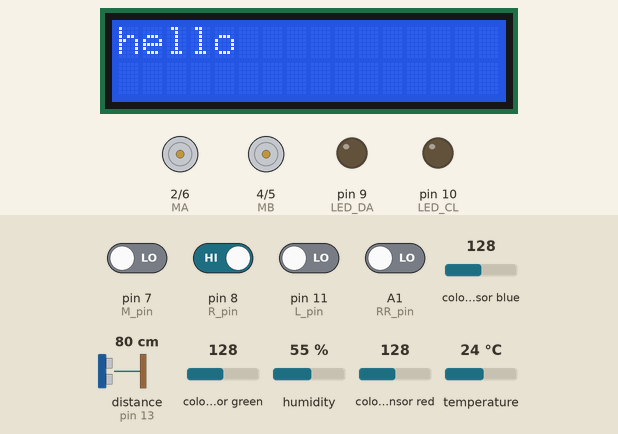
Bench run of a sketch on a simulated Arduino Uno, built with avr-gcc and run on an emulated ATmega328P. On the bench: 16×2 character LCD, direction and speed pins drawn as motors (green arrow = direction pin HIGH = forward, orange = LOW = backward, longer = more drive), output pins drawn as LEDs (lit = HIGH). Inputs (shaded band) come from the test bench; at power-on: pin 8 (R_pin) HIGH, A1 (RR_pin), pin 7 (M_pin), pin 11 (L_pin) LOW, temperature 24 °C, colour sensor blue 128, distance to the obstacle (sensor on pin 13) 80 cm, colour sensor green 128, humidity 55 %, colour sensor red 128. The echo pulse lasts 58.3 µs per cm; pins used as bus, display or sensor lines are not drawn; what the sketch prints to the serial monitor is not drawn.

Above: at 0.1 s.
4.3 s: pin 8 (R_pin) driven LOW
At 5.5 s:
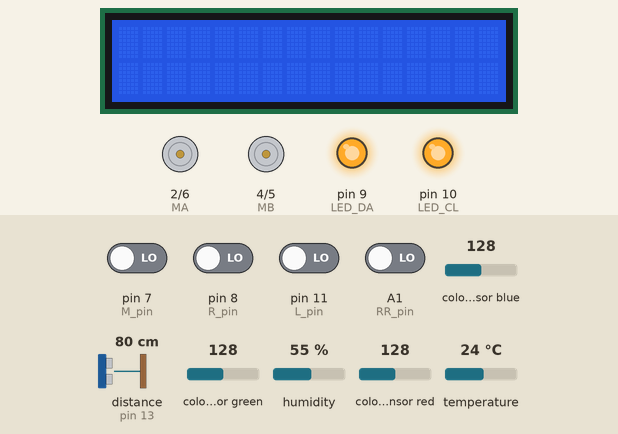
5.8 s: pin 7 (M_pin) driven HIGH
At 6.7 s:
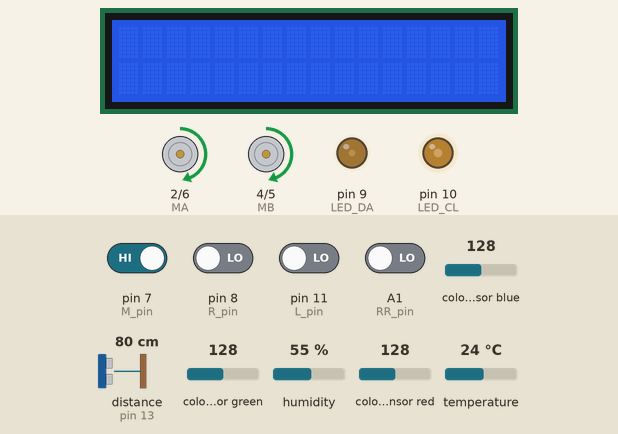
7.3 s: A1 (RR_pin) driven HIGH
At 8.3 s:
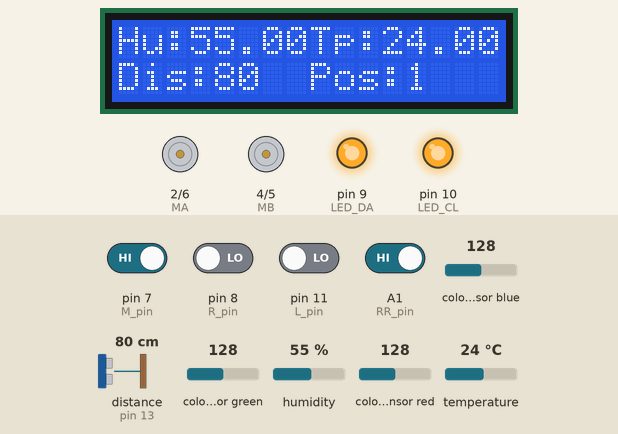
8.9 s: temperature set to 0 °C
At 11.7 s:
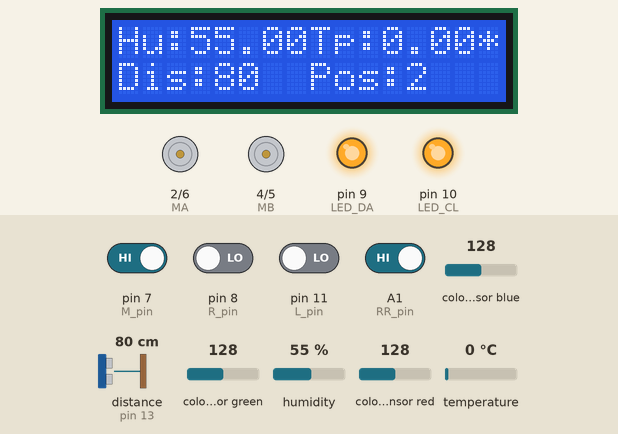
11.9 s: pin 11 (L_pin) driven HIGH
At 14.32 s:
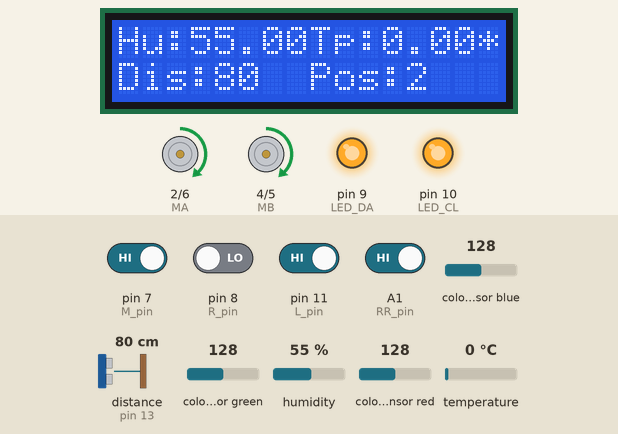
14.9 s: pin 8 (R_pin) driven HIGH
At 16.1 s:
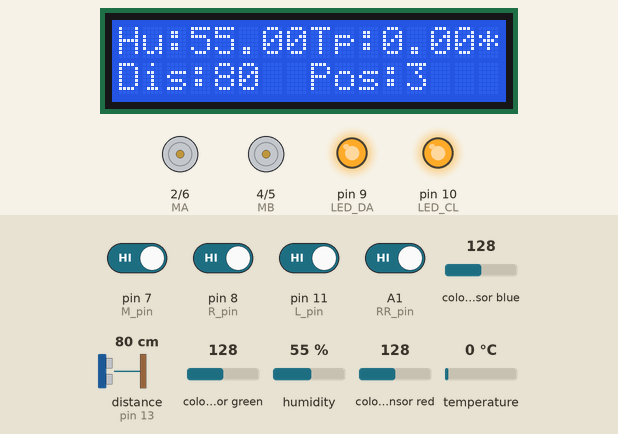
Timing chart, 0 to 17.5 s (numbered marks = the images above; inputs shaded):
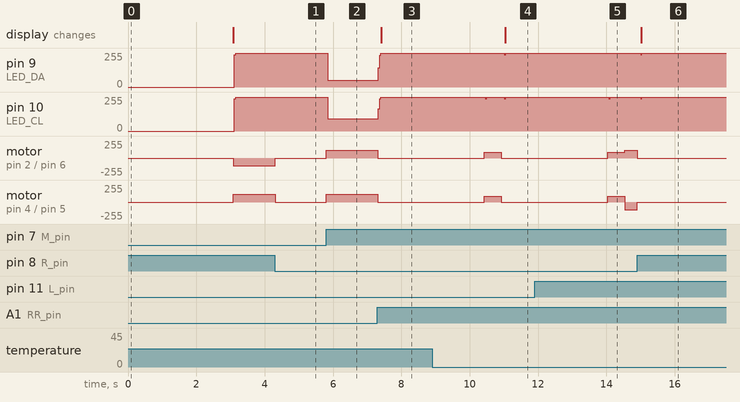

The sketch:

warehouse_robot.ino
```cpp
#include "pin.h"
#include "function.h"

#include <DHT.h>
#include <LiquidCrystal_I2C.h>
#include <Adafruit_TCS34725.h>

Adafruit_TCS34725 tcs(TCS34725_INTEGRATIONTIME_50MS, TCS34725_GAIN_4X);
LiquidCrystal_I2C lcd(0x27, 16, 2);
DHT dht(DHT_PIN, DHT11);

//---------------------------LED显示屏点阵数据初始化---------------------------------
unsigned char smile[] = { 0x00, 0x00, 0x1c, 0x02, 0x02, 0x02, 0x5c, 0x40, 0x40, 0x5c, 0x02, 0x02, 0x02, 0x1c, 0x00, 0x00 };
unsigned char number1[] = {0x00, 0x00, 0x00, 0x00, 0x00, 0x82, 0x81, 0xFF, 0xFF, 0x80, 0x80, 0x00, 0x00, 0x00, 0x00, 0x00};
unsigned char number2[] = {0x00, 0x00, 0x00, 0x86, 0xC7, 0xE3, 0xE3, 0xB1, 0x9B, 0x9F, 0xCF, 0xC6, 0x00, 0x00, 0x00, 0x00};
unsigned char clears[] = {0x00, 0x00, 0x00, 0x00, 0x00, 0x00, 0x00, 0x00, 0x00, 0x00, 0x00, 0x00, 0x00, 0x00, 0x00, 0x00};
unsigned char color1[]  = {0x00, 0x00, 0x00, 0x00, 0x7C, 0xFE, 0x83, 0x93, 0x93, 0xF3, 0xF3, 0x76, 0x14, 0x00, 0x00, 0x00}; //green 的坐标
unsigned char color2[]  = {0x00, 0x00, 0x00, 0x01, 0x03, 0x07, 0x0E, 0xFC, 0xFC, 0x0E, 0x07, 0x03, 0x01, 0x00, 0x00, 0x00}; //Yellow 的坐标
unsigned char color3[]  = {0x00, 0x00, 0x00, 0xFF, 0xFF, 0x19, 0x39, 0x79, 0xEF, 0xC7, 0x80, 0x00, 0x00, 0x00, 0x00, 0x00}; //Red 的坐标
unsigned char color4[]  = {0x00,0x00,0x00,0x00,0x00,0xFF,0x99,0x99,0x99,0x99,0x99,0x7E,0x00,0x00,0x00,0x00}; //Blue 的坐标
unsigned char none[] = {0x00, 0x00, 0x00, 0x81, 0xC3, 0x66, 0x2C, 0x30, 0x2C, 0x66, 0xC3, 0x81, 0x00, 0x00, 0x00, 0x00};// 啥都没有时候的图标

int store_count=0;//仓库计数

void setup() {
  Serial.begin(9600);

  // 舵机
  // pinMode(SERVO_PIN, OUTPUT);  //舵机引脚设置为输出
  // procedure(90); //设置舵机的角度为0度

  // 温湿度
  dht.begin();

  pinMode(LED_CL, OUTPUT);
  pinMode(LED_DA, OUTPUT);
  pinMode(L_pin, INPUT);  //循迹传感器引脚都配置为输入模式
  pinMode(M_pin, INPUT);
  pinMode(R_pin, INPUT);
  pinMode(MA, OUTPUT);  //配置电机引脚为输出模式
  pinMode(PWMA, OUTPUT);
  pinMode(MB, OUTPUT);
  pinMode(PWMB, OUTPUT);
  pinMode(TRIG_PIN, OUTPUT);
  pinMode(ECHO_PIN, INPUT);

  // LCD
  lcd.init();
  lcd.backlight();
  lcd.home();
  lcd.setCursor(0, 0);

  // 颜色
  color_init();

  lcd.print("hello");
  delay(3000);
  lcd.clear();
  stopp();
  matrix_show(smile);
}

void loop() {
  read_sensor_values();
}
```

function.h
```cpp
// 舵机转向
void procedure(int angle);

// 颜色初始化
void color_init();
// 颜色
void color();
void aftercolor();
//温湿度检测
void tempnhum();

// 超声波
float distance();

// 前进
void advance();
// 后退
void back();
// 左转
void turnL();
// 右转
void turnR();
// 停止
void stopp();
//再起步
void rerun();
//循迹
void read_sensor_values();


// I2C开始
void I2C_start();
// I2C结束
void I2C_end();
// I2C传输
void IIC_send(unsigned char data);
// 展示屏幕
void matrix_show(unsigned char matrix[]);
```

function.ino
```cpp
#include "function.h"
#define NUM_BYTE 16
#define TCS_ADDRESS 0x29

int L_val,M_val,R_val,RR_val;

// void procedure(int angle) {
//   int pulseWidth = angle * 11 + 500;  //计算出脉宽值
//   digitalWrite(SERVO_PIN, HIGH);
//   delayMicroseconds(pulseWidth);   //高电平持续的时间，就是脉宽
//   digitalWrite(SERVO_PIN, LOW);
//   delay((20 - pulseWidth / 1000));  //周期是20ms，所以低电平持续剩下的时间
// }


void color_init() {
  Serial.println("Color Testing...");
  if (tcs.begin(TCS_ADDRESS)) {
    Serial.println("Found sensor.");
  }
  else {
    Serial.println("No TCS34725 found ... check your connections.");
    while (1);
  }
}

void color() {
  int r, g, b, c, colorTemp, lux;

  tcs.getRawData(&r, &g, &b, &c);
  colorTemp = tcs.calculateColorTemperature_dn40(r, g, b, c);
  lux = tcs.calculateLux(r, g, b);
//---------颜色参数
  if (r > 200 && g < 90 && b < 80) {
    matrix_show(color3);
    Serial.println("Red");
    aftercolor();
  }
  else if (r < 100 && g > 200 && b < 135) {
    matrix_show(color1);
    Serial.println("Green");
    aftercolor();
  }
  else if (r < 75 && g < 180 && b > 200) {
    matrix_show(color4);
    Serial.println("Blue");
    aftercolor();
  }
  else if (r > 180 && g > 180 && b > 60){
    matrix_show(color2);
    Serial.println("Yellow");
    aftercolor();
    }
  else{
    matrix_show(none);
    delay(2000);
    matrix_show(clears);
    rerun();
    delay(500);
    }
}

void aftercolor(){//颜色检测之后的一系列显示操作
  //显示仓库编号
  store_count++;
  Serial.print("Pos:");
  Serial.print(store_count);
  Serial.print("\n");
  lcd.setCursor(8,1);
  lcd.print("Pos:");
  lcd.print(store_count);
  //显示距离
  long d=long(distance());
  lcd.setCursor(0,1);
  lcd.print("Dis:");
  lcd.print(d);
  tempnhum();//显示温湿度
  delay(3000);
  matrix_show(clears);
  rerun();
  delay(500);//起步时间

}

void tempnhum(){//显示温湿度
  float temperature = dht.readTemperature();
  float humidity = dht.readHumidity();
  if (isnan(temperature) || isnan(humidity))
    Serial.println("Fail to read from DHT sensor!");
  else {
    Serial.print("Temperature: ");
    Serial.print(temperature);
    Serial.print(", Humidity: ");
    Serial.println(humidity);
    lcd.setCursor(0,0);
    lcd.print("Hu:");
    lcd.print(humidity);
    lcd.print("%");
    lcd.setCursor(8,0);
    lcd.print("Tp:");
    lcd.print(temperature);
    lcd.print("*c");
  }
 }

float distance() {
  float distance = 0;
  digitalWrite(TRIG_PIN, LOW);  // 通过Trig/Pin 发送脉冲，触发 HC-SR04 测距，使发出发出超声波信号接口低电平2μs
  delayMicroseconds(2);
  digitalWrite(TRIG_PIN, HIGH);  // 使发出发出超声波信号接口高电平10μs，这里是至少10μs
  delayMicroseconds(10);
  digitalWrite(TRIG_PIN, LOW);              // 保持发出超声波信号接口低电平
  distance = pulseIn(ECHO_PIN, HIGH) / 58.0;  // 读出脉冲时间,将脉冲时间转化为距离（单位：厘米）
  // Serial.println(distance);
  return distance;
}


void advance() { //小车前进
  digitalWrite(MA, HIGH); //电机A正转
  analogWrite(PWMA, 70); //电机A速度为150
  digitalWrite(MB, HIGH); //电机B正转
  analogWrite(PWMB, 70); //电机B速度为150
  matrix_show(smile);
}

void back() { //小车后退
  digitalWrite(MA, LOW); //电机A反转
  analogWrite(PWMA, 150); //电机A速度为150
  digitalWrite(MB, LOW); //电机B反转
  analogWrite(PWMB, 150); //电机B速度为150
}

void turnL() { //小车左转
  digitalWrite(MA, HIGH); //电机A正转
  analogWrite(PWMA, 114.5); //电机A速度为150
  digitalWrite(MB, LOW); //电机B反转
  analogWrite(PWMB, 114.5); //电机B速度为150
  delay(10);
}

void turnR() { //小车右转
  digitalWrite(MA, LOW); //电机A反转
  analogWrite(PWMA, 114.5); //电机A速度为150
  digitalWrite(MB, HIGH); //电机B正转
  analogWrite(PWMB, 114.5); //电机B速度为150
  delay(10);
}

void stopp() { //小车停止
  analogWrite(PWMA, 0); //电机A速度为0
  analogWrite(PWMB, 0); //电机B速度为0
}

void rerun() { //小车前进
  digitalWrite(MA, HIGH); //电机A正转
  analogWrite(PWMA, 90); //电机A速度为150
  digitalWrite(MB, HIGH); //电机B正转
  analogWrite(PWMB, 90); //电机B速度为150
}

void read_sensor_values(){
  L_val = digitalRead(L_pin); //读取左边传感器的值
  M_val = digitalRead(M_pin); //读中间传感器的值
  R_val = digitalRead(R_pin); //读取右边传感器的值
  RR_val = digitalRead(RR_pin);//仓库传感器
  if (M_val == 1) { //中间检测到黑线
    if (L_val == 1 && R_val == 0) { //如果左边检测到黑线，右边没有，左转
      turnL();
    }
    else if (L_val == 0 && R_val == 1) { //否则如果右边检测到黑线，左边没有，右转
      turnR();
    }
    else if (RR_val == 1) {
      stopp();
      color();
    }
    else { //否则前进
      advance();
    }
  }
  else { //中间没检测到黑线
    if (L_val == 1 && R_val == 0) { //如果左边检测到黑线，右边没有，左转
      turnL();
    }
    else if (L_val == 0 && R_val == 1) { //否则如果右边检测到黑线，左边没有，右转
      turnR();
    }
    else { //否则停止
      stopp();
    }
  }
 }


void I2C_start() {
  digitalWrite(LED_CL, HIGH);
  delayMicroseconds(3);
  digitalWrite(LED_DA, HIGH);
  delayMicroseconds(3);
  digitalWrite(LED_DA, LOW);
  delayMicroseconds(3);
}

void I2C_end() {
  digitalWrite(LED_CL, LOW);
  delayMicroseconds(3);
  digitalWrite(LED_DA, LOW);
  delayMicroseconds(3);
  digitalWrite(LED_CL, HIGH);
  delayMicroseconds(3);
  digitalWrite(LED_DA, HIGH);
  delayMicroseconds(3);
}

void I2C_send(unsigned char data) {
  for (char i = 0; i < 8; i++) {
    digitalWrite(LED_CL, LOW);  //将时钟引脚LED_CL拉低，才可以改变SDA的信号
    delayMicroseconds(3);
    if (data & 0x01)  //根据字节的每一位是1还是0来设置LED_DA的高低电平
      digitalWrite(LED_DA, HIGH);
    else
      digitalWrite(LED_DA, LOW);
    delayMicroseconds(3);
    digitalWrite(LED_CL, HIGH);  //将时钟引脚LED_CL拉高，停止数据的传输
    delayMicroseconds(3);
    data = data >> 1;  //一位一位的检测，所以将数据右移一位
  }
}

void matrix_show(unsigned char matrix[]) {
  I2C_start();     //调用数据传输开始条件的函数
  I2C_send(0xc0);  //选择地址
  for (int i = 0; i < NUM_BYTE; i++)  //图案数据有16个字节
    I2C_send(matrix[i]);  //传输图案的数据
  I2C_end();  //结束图案数据传输
  I2C_start();
  I2C_send(0x8A);  //显示控制，选择脉宽为4/16
  I2C_end();
}
```

pin.h
```cpp
#define L_pin 11  //定义左边传感器引脚为D11
#define M_pin 7   //定义中间传感器引脚为D7
#define R_pin 8   //定义右边传感器引脚为D8
#define MA 2      //定义电机A方向控制引脚为D2
#define PWMA 6    //定义电机A速度控制引脚为D6
#define MB 4      //定义电机B方向控制引脚为D4
#define PWMB 5    //定义电机B速度控制引脚为D5
#define LED_CL 10
#define LED_DA 9
#define SDA_PIN A4  //设置数据引脚为 A4
#define SCL_PIN A5  //设置时钟引脚为 A5
#define DHT_PIN 3
#define TX_PIN 1
#define RX_PIN 0
#define TRIG_PIN 12
#define ECHO_PIN 13
#define RR_pin A1
```

Measured:
- after the input at 4.3 s, motor on pin 2 (MA) / pin 6 (PWMA): backward 114/255 → stopped at once; motor on pin 4 (MB) / pin 5 (PWMB): forward 114/255 → stopped at once
- after the input at 5.8 s, pin 9 (LED_DA): 255/255 → 52/255 at once; pin 10 (LED_CL): 255/255 → 93/255 at once; motor on pin 2 (MA) / pin 6 (PWMA), motor on pin 4 (MB) / pin 5 (PWMB): stopped → forward 114/255 at once
- after the input at 7.3 s, pin 9 (LED_DA): 52/255 → 255/255 at once; pin 10 (LED_CL): 93/255 → 255/255 at once; motor on pin 2 (MA) / pin 6 (PWMA), motor on pin 4 (MB) / pin 5 (PWMB): forward 114/255 → stopped at once; the display: changes after 0.12 s (image 3)
- after the input at 8.9 s, the display: changes after 2.1 s (image 4)
- after the input at 11.9 s, pin 9 (LED_DA): stays 255/255 (without the input it goes to 243/255 after 2.7 s)
- after the input at 14.9 s, pin 9 (LED_DA): 255/255 → 243/255 after 0.10 s, → 255/255 0.04 s later; pin 10 (LED_CL): 255/255 → 242/255 after 0.10 s, → 255/255 0.04 s later
